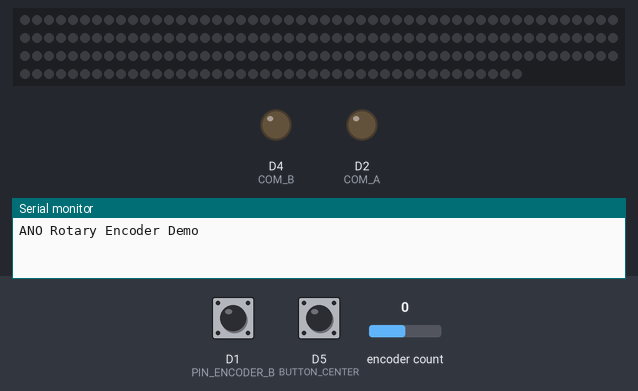
A sketch run on a simulated ESP8266 (NodeMCU). Shown: 192 RGB LEDs in strip order, left to right, continuing on the next row, output pins drawn as LEDs (lit = HIGH), the last lines printed to the serial monitor. The test bench sets the inputs (shaded band); at power-on: D5 (BUTTON_CENTER) HIGH, encoder count 0, D1 (PIN_ENCODER_B) HIGH. Dim RGB values are drawn brighter than linear; colours are those a GRB WS2812 strip shows for the declared byte order.

Above: at 1.2 s.
1.3 s: D5 (BUTTON_CENTER) pulled LOW for 0.15 s
At 2.5 s:
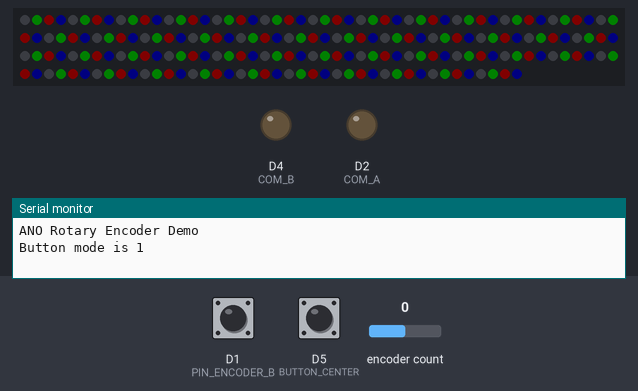
2.9 s: D5 (BUTTON_CENTER) pulled LOW for 1 s
At 3.7 s:
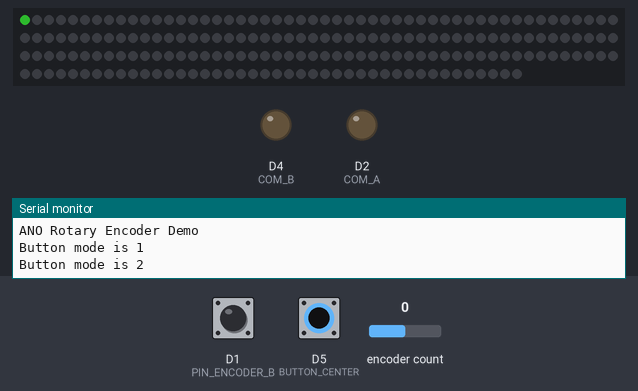
5.4 s: encoder count set to 1
6.9 s: encoder count set to 2
8.4 s: D5 (BUTTON_CENTER) pulled LOW for 0.15 s
10.0 s: encoder count set to 3
Timing chart, 0 to 12.5 s (numbered marks = the images above; inputs shaded):
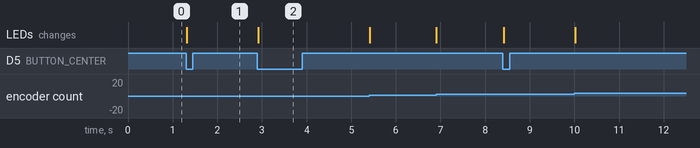

The sketch:

rotary.ino
```cpp
#include <Arduino.h>
#include "FastLED.h"
#include "FastLED_RGBW.h"
#include <RotaryEncoder.h>

//pins correspond to NodeMCU 1.0 esp-12E 8266

//led strip
#define NUM_LEDS 144
#define DATA_PIN D6  //data pin for led strip


//pinout for rotary encoder: https://learn.adafruit.com/ano-rotary-encoder?view=all
#define PIN_ENCODER_A D7  //D7
#define PIN_ENCODER_B D1  //D1
#define COM_A D2          //D2
#define COM_B D4          //D4
#define BUTTON_CENTER D5

CRGBW leds[NUM_LEDS];
CRGB *ledsRGB = (CRGB *)&leds[0];


//button settings for debouncing
int buttonMode = 0;
int lastButtonState = LOW;
int currentButtonState;
long lastDebounceTime = 0;  // the last time the output pin was toggled
long debounceDelay = 50;    // the debounce time; increase if the output flickers

//default lamp settings
const uint8_t brightness = 128;
int start = 0; //index of the left most led pixel
int width = 1; //number of pixels activated
int color = 0x228B22;


RotaryEncoder encoder(PIN_ENCODER_A, PIN_ENCODER_B, RotaryEncoder::LatchMode::TWO03);
// This interrupt will do our encoder reading/checking!
void checkPosition() {
  encoder.tick();  // just call tick() to check the state.
}
int last_rotary = 0;


void setup() {
  FastLED.addLeds<WS2812B, DATA_PIN, RGB>(ledsRGB, getRGBWsize(NUM_LEDS));
  FastLED.setBrightness(brightness);
  FastLED.show();
  Serial.begin(115200);
  while (!Serial);
  Serial.println("ANO Rotary Encoder Demo");

  pinMode(COM_A, OUTPUT);
  digitalWrite(COM_A, LOW);
  pinMode(COM_B, OUTPUT);
  digitalWrite(COM_B, LOW);
  attachInterrupt(digitalPinToInterrupt(PIN_ENCODER_A), checkPosition, CHANGE);
  attachInterrupt(digitalPinToInterrupt(PIN_ENCODER_B), checkPosition, CHANGE);
  pinMode(BUTTON_CENTER, INPUT_PULLUP);
}

void loop() {

  currentButtonState = digitalRead(BUTTON_CENTER);

  if (lastButtonState == HIGH && currentButtonState == LOW) {
    if (buttonMode == 3) {
      buttonMode = 0;
    } else {
      buttonMode++;
    }

    //print out button mode for debugging
    Serial.print("Button mode is ");
    Serial.println(buttonMode);
  }

  lastButtonState = currentButtonState;

  if (buttonMode == 0) {
    FastLED.clear();
    FastLED.show();
    delay(10);
  } else if (buttonMode == 1) {
    fillWhite();
  } else if (buttonMode == 2) {
    reset(0x228B22);
    movePixel();
  } else if (buttonMode == 3) {
    reset(0x9370DB);
    changeWidth();
  }
}

//print out rotary info for debugging
void printValue() {
  int curr_rotary = encoder.getPosition();
  RotaryEncoder::Direction direction = encoder.getDirection();

  if (curr_rotary != last_rotary) {
    Serial.print("Encoder value: ");
    Serial.print(curr_rotary);
    Serial.print(" direction: ");
    Serial.println((int)direction);
  }
  last_rotary = curr_rotary;
}


//helper method used when there's a mode change
//currColor is the color used for the current mode
void reset(int currColor) {

  FastLED.clear();
  for (int i = start; i < start + width; i++) {
    leds[i] = currColor;
  }
  FastLED.show();
  delay(10);
}

//fills the entire led strip with white pixels
void fillWhite() {
  for (int i = 0; i < NUM_LEDS; i++) {
    leds[i] = CRGBW(0, 0, 0, 10);
  }
  FastLED.show();
  delay(10);
}


//moves the entire width of activated pixels
void movePixel() {

  //get rotary info
  int curr_rotary = encoder.getPosition();
  RotaryEncoder::Direction direction = encoder.getDirection();

  //if rotary info changes, adjust pixel location accordingly
  if (curr_rotary != last_rotary) {

    int currStart = start;

    if (curr_rotary <= 0) {
      currStart = max(0, curr_rotary);

    } else {
      currStart = min(NUM_LEDS - width, curr_rotary);
    }

    FastLED.clear();
    for (int i = currStart; i < currStart + width; i++) {
      leds[i] = color;
    }

    start = currStart;

    FastLED.show();
    delay(10);
  }

  last_rotary = curr_rotary;
}


//changes the width of the segment of activated pixels
void changeWidth() {
  int MediumPurple = 0x9370DB;

  //get rotary info
  int curr_rotary = encoder.getPosition();
  RotaryEncoder::Direction direction = encoder.getDirection();

  if (curr_rotary != last_rotary) {

    int currWidth = width;
    int change = curr_rotary - last_rotary;

    if (change >= 0) {
      //increase width
      int changeLimit = NUM_LEDS - (start + width);
      change = min(change, changeLimit);
      currWidth = width + change;
    } else {
      //decrease width
      currWidth = width + change;
      currWidth = max(1, currWidth);
    }

    FastLED.clear();
    for (int i = start; i < min(NUM_LEDS, start + currWidth); i++) {
      leds[i] = MediumPurple;
    }

    width = currWidth;
    FastLED.show();
    delay(30);
  }
  last_rotary = curr_rotary;
}


//change the color of the led strip
//colors map from 0 - 256 and wrap around
void changeColor() {

  //get rotary info
  int curr_rotary = encoder.getPosition();
  RotaryEncoder::Direction direction = encoder.getDirection();

  if (curr_rotary != last_rotary) {
  }
  last_rotary = curr_rotary;
}

void changeBrightness() {

  int curr_rotary = encoder.getPosition();
  RotaryEncoder::Direction direction = encoder.getDirection();

  if (curr_rotary != last_rotary) {
  }
  last_rotary = curr_rotary;
}
```

FastLED_RGBW.h
```cpp
/* FastLED_RGBW
 *
 * Hack to enable SK6812 RGBW strips to work with FastLED.
 *
 * Original code by Jim Bumgardner (http://krazydad.com).
 * Modified by David Madison (http://partsnotincluded.com).
 *
*/

#ifndef FastLED_RGBW_h
#define FastLED_RGBW_h

struct CRGBW  {
  union {
    struct {
      union {
        uint8_t g;
        uint8_t green;
      };
      union {
        uint8_t r;
        uint8_t red;
      };
      union {
        uint8_t b;
        uint8_t blue;
      };
      union {
        uint8_t w;
        uint8_t white;
      };
    };
    uint8_t raw[4];
  };

  CRGBW(){}

  CRGBW(uint8_t rd, uint8_t grn, uint8_t blu, uint8_t wht){
    r = rd;
    g = grn;
    b = blu;
    w = wht;
  }

  inline void operator = (const CRGB c) __attribute__((always_inline)){
    this->r = c.r;
    this->g = c.g;
    this->b = c.b;
    this->white = 0;
  }
};

inline uint16_t getRGBWsize(uint16_t nleds){
  uint16_t nbytes = nleds * 4;
  if(nbytes % 3 > 0) return nbytes / 3 + 1;
  else return nbytes / 3;
}

#endif
```

Measured:
- after the input at 1.3 s, the LEDs: change at once (image 1)
- after the input at 2.9 s, the LEDs: change at once (image 2)
